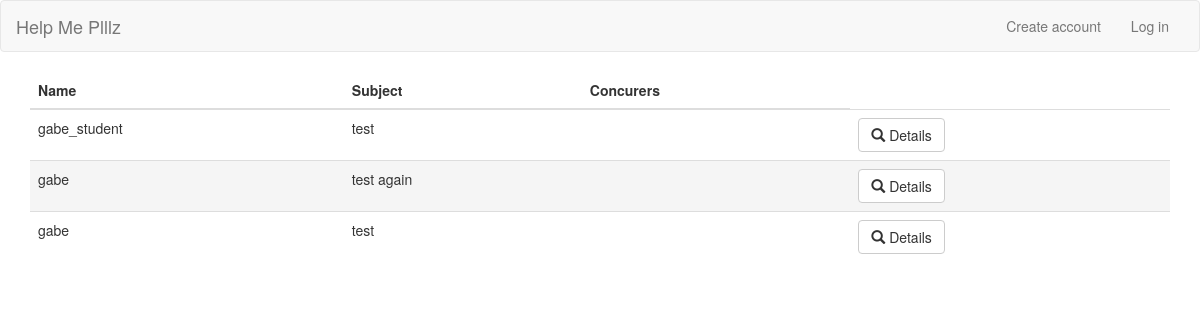
The page /5 on the database its author committed.
### help_plz/models.py (models this page shows)
class HelpRequest(models.Model):
    klass = models.ForeignKey(Class, default=1, on_delete=models.CASCADE)
    topic = models.CharField(max_length=50)
    HIGH = ("HIGH", "H")
    LOW = ("LOW", "L")
    MEDIUM = ("MEDIUM", "M")
    URGENCY_CHOICES = (
            HIGH, MEDIUM, LOW
    )
    urgency = models.CharField(max_length=1, choices= URGENCY_CHOICES,
    blank=True)
    pub_datetime = models.DateTimeField('request time', auto_now=True)
    public = models.BooleanField(default=True)
    started = models.BooleanField(default=False)
    request_teacher = models.BooleanField(default=False)
    creator = models.ForeignKey(User, on_delete=models.CASCADE, default=1)
    concurers = models.ManyToManyField(User, related_name="concurers")
    def __str__(self):
        x = self.creator.username+' needs help'
        if not self.topic.__str__() == '':
            x += ' with ' + self.topic.__str__()
        return x

### help_plz/views.py (the view)
# urls.py: url(r'^(?P<class_pk>[0-9]+)$', views.get_index, name='index'),
@permission_required('class.can_view', fn=objectgetter(Class, 'class_pk'))
def get_index(request, class_pk):
    klass = get_object_or_404(Class, pk=class_pk)
    requests = HelpRequest.objects.filter(klass=Class.objects.get(pk=class_pk))
    if klass.can_view_private(request.user):
        request_list = requests.order_by('-pub_datetime')[:]
    else:
        request_list = requests.filter(public=True).order_by('-pub_datetime')[:]
    if request.user.is_authenticated:
        request_list = request_list | requests.filter(creator=request.user.pk)
    context = {
            'requests_list':request_list,
            'klass':klass,
        }
    if request.user.has_perm('class.add_help_request'):
        context['urgency_choices'] = map(lambda x:x[0].title(),
                    list(HelpRequest.URGENCY_CHOICES))
    return render(request, 'help_plz/index.html', context)

### help_plz/models.py (called while the page is built)
    def can_view_private(self, user):
        return (user in self.teachers.all()) or (user in self.tutors.all())

### help_plz/templates/help_plz/index.html (shortened to what this page needs)
{% extends "base.html" %}
{% load rules %}
{% block content %}
{% if requests_list %}
<table class="table">
    <thead>
    <tr>
        <th >
            Name
        </th>
        <th >
            Subject
        </th>
        <th>
            Concurers
        </th>
    </tr>
    </thead>
    <tbody>
    {% for request in requests_list %}
    <tr class=
    {% if request.started %}
        "active"
    {% elif request.urgency == HelpRequest.HIGH.1 %}
    "danger"
    {% else %}
       ""
    {% endif %}
        >
        <td >
            {{ request.creator.username }}
        </td>
        <td >
            {{ request.topic }}
        </td>
        <td>
        {% has_perm 'help_request.can_concur' user request as can_concur %}
        </td>
        <td >
        {% has_perm 'help_request.can_mark_started' user request as can_mark_started %}
        {% has_perm 'help_request.can_mark_done' user request as can_mark_done %}
        <button type="button" class="btn btn-default" data-toggle="modal" data-target="#{{request.pk }}_detail_modal">
                <span class="glyphicon glyphicon-search" aria-hidden="true"></span>
                Details
            </button>
        {% has_perm 'help_request.delete_help_request' user request as delete_help_request %}
        </td>
    </tr>
    {% endfor %}
    </tbody>
</table>
{% else %}
    <h2 class="text-center">No requests.</h2>
{% endif %}
{% has_perm 'class.add_help_request' user klass as add_help_request %}
{% endblock content %}

### rows shown on the page
HelpRequest: creator.username "gabe_student", topic "test"
HelpRequest: creator.username "gabe", topic "test again"
HelpRequest: creator.username "gabe", topic "test"
